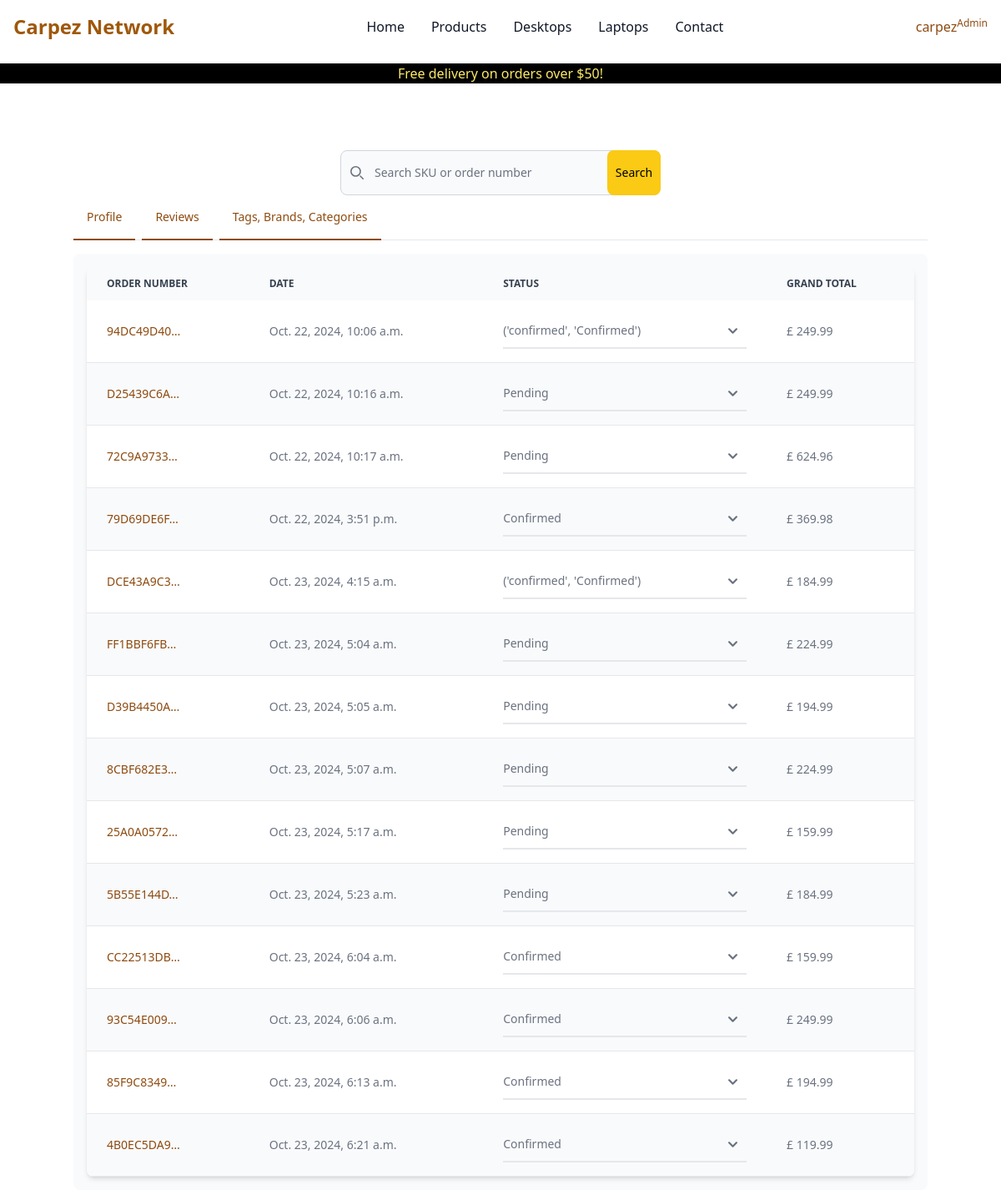
Page /dashboard/ (signed in) on the earlier database version.
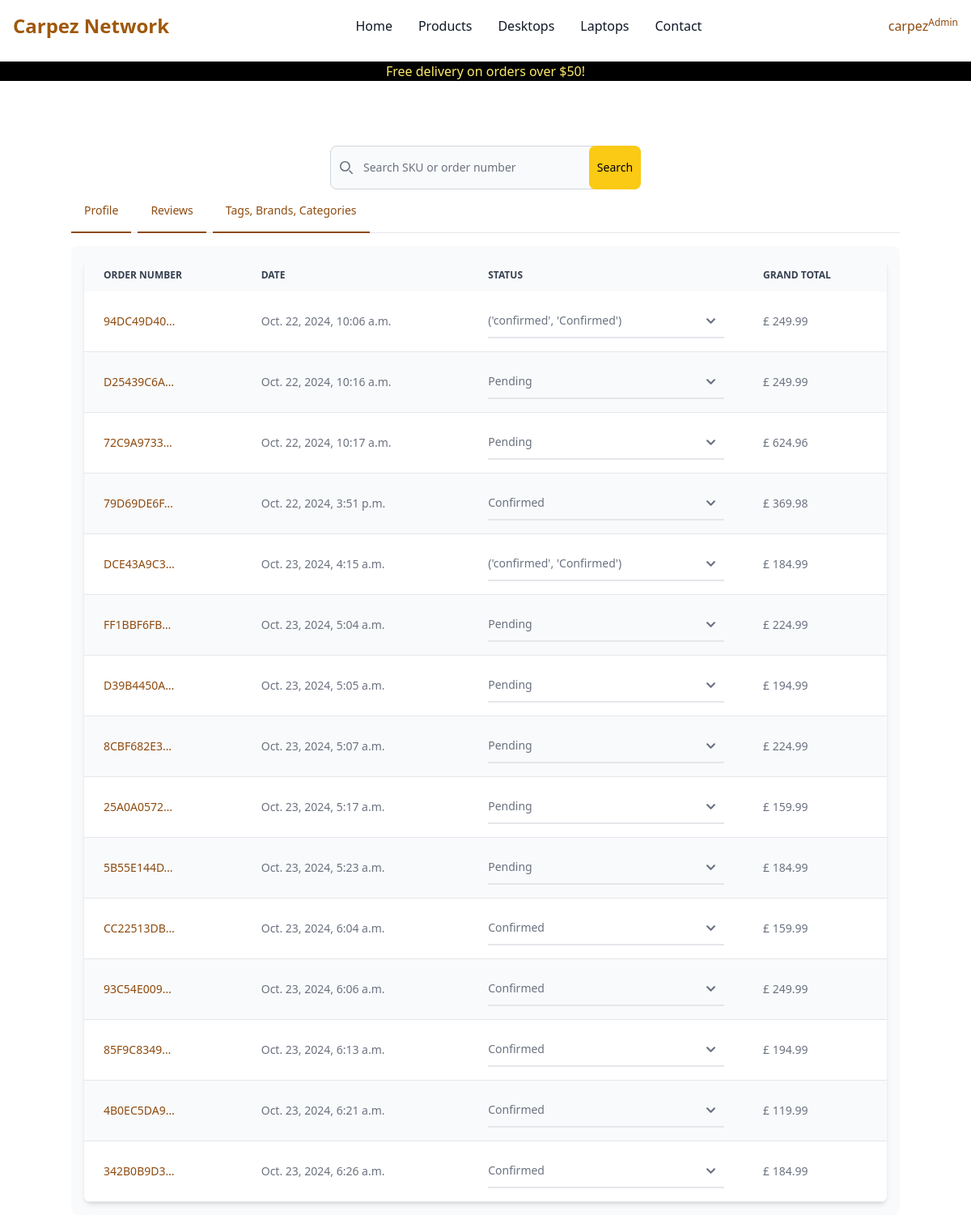
Same page on the later database version.
### checkout/models.py (models this page shows, shortened)
class Order(models.Model):
    order_number = models.CharField(max_length=32, null=False, editable=False)
    date = models.DateTimeField(auto_now_add=True)
    delivery_cost = models.DecimalField(
        max_digits=6,
        decimal_places=2,
        null=False,
        default=0
    )
    order_total = models.DecimalField(
        max_digits=10,
        decimal_places=2,
        null=False,
        default=0
    )
    grand_total = models.DecimalField(
        max_digits=10,
        decimal_places=2,
        null=False,
        default=0
    )
    bag_and_shipping_details = models.JSONField(
        encoder=DjangoJSONEncoder,
        decoder=json.JSONDecoder
    )
    full_name = models.CharField(max_length=254, null=True, editable=False)
    email = models.EmailField(max_length=254, null=True, editable=False)
    shipping = models.CharField(max_length=254, null=True, editable=False)
    billing_details = models.JSONField(null=True, blank=True)
    stripe_pid = models.CharField(
        max_length=32,
        null=False,
        blank=False,
        editable=False,
        default="before migration"
    )
    user = models.ForeignKey(
        Dashboard,
        null=True,
        blank=True,
        related_name="orders",
        on_delete=models.SET_NULL
    )
    status = models.CharField(
        max_length=10,
        null=False,
        default='pending',
        choices=[
            ('pending', "Pending"),
            ('confirmed', "Confirmed"),
            ('dispatched', "Dispatched"),
            ('delivered', "delivered")
        ]
    )

### dashboard/views.py (the view, shortened to what this page needs)
# urls.py: path('', views.dashboard, name='dashboard'),
@login_required
def dashboard(request):
    if request.user.is_superuser:
        template = 'dashboard/product_management.html'
        orders = Order.objects.all()
        reviews = Review.objects.all()
        review_related_products = []
        categories = Category.objects.all()
        tags = Tag.objects.all()
        brands = Brand.objects.all()
        for review in reviews:
            order_lineitem = OrderLineItem.objects.get(review=review)
            product = Product.objects.get(id=order_lineitem.product.id)
            review_related_products.append(product)
        product_reviews = zip(reviews, review_related_products)
        context = {
            'orders': orders,
            'product_reviews': product_reviews,
            'categories': categories,
            'brands': brands,
            'tags': tags
        }
    return render(request, template, context)

### bag/context.py (called while the page is built, shortened)
def bag(request):
    bag_items = []
    total = 0
    objects = 0
    b = request.session.get('bag', {})
    if total < settings.FREE_DELIVERY_TRESHOLD:
        delivery = total * Decimal(settings.STANDARD_DELIVERY_PERCENTAGE / 100)
        free_delivery_delta = settings.FREE_DELIVERY_TRESHOLD - total
    else:
        delivery = 0
        free_delivery_delta = 0
    grand_total = total + delivery
    json_bag = json.dumps(b)
    context = {
        'bag': json_bag,
        'bag_items': bag_items,
        'total': total,
        'objects': objects,
        'delivery': delivery,
        'free_delivery_delta': free_delivery_delta,
        'free_delivery_treshold': settings.FREE_DELIVERY_TRESHOLD,
        'grand_total': grand_total,
    }
    return context

### reviews/models.py (called while the page is built)
    def __str__(self):
        return f"Review for {self.order.product.name} - Rating: {self.rating}"

### dashboard/templates/dashboard/product_management.html (shortened to what the changed rows need)
{% extends 'base.html' %}
{% load crispy_forms_tags %}
{% block content %}
<div class="container mt-20">
    <div id="tab-content">
        <div class="hidden p-4 rounded-lg bg-gray-50 dark:bg-gray-800" id="orders" role="tabpanel" aria-labelledby="order-tab">
            <div class="relative overflow-x-auto shadow-md sm:rounded-lg">
                <table class="w-full text-md text-left rtl:text-right text-gray-500 dark:text-gray-400">
                    <thead class="text-xs text-gray-700 uppercase bg-gray-50 dark:bg-gray-700 dark:text-gray-400">
                        <tr>
                            <th scope="col" class="px-6 py-3">
                                Order number
                            </th>
                            <th scope="col" class="px-6 py-3">
                                Date
                            </th>
                            <th scope="col" class="px-6 py-3">
                                Status
                            </th>
                            <th scope="col" class="px-6 py-3">
                                Grand total
                            </th>
                        </tr>
                    </thead>
                    <tbody>
                        {% for order in orders %}
                        <form id="status-{{ order.id }}" action="{% url 'edit_order' order.id %}" method="POST">
                            <tr class="odd:bg-white odd:dark:bg-gray-900 even:bg-gray-50 even:dark:bg-gray-800 border-b dark:border-gray-700">
                                <th scope="row" class="px-6 py-4 text-sm md:text-md font-medium text-gray-900 whitespace-nowrap dark:text-white">
                                    <a href="{% url 'checkout_success' order.order_number %}" class="text-sm md:text-md font-medium text-yellow-700 dark:text-blue-500 hover:underline">{{ order.order_number|truncatechars:10}}</a>
                                </th>
                                <td class="px-6 py-4 text-xs md:text-md">
                                    <span class="text-sm md:text-md">{{ order.date }}</span>
                                </td>
                                <td class="px-6 py-4 text-xs md:text-md">
                                    <select name="status" data-id="{{ order.id }}" class="status-selector block py-2.5 px-0 w-full text-sm text-gray-500 bg-transparent border-0 border-b-2 border-gray-200 appearance-none dark:text-gray-400 dark:border-gray-700 focus:outline-none focus:ring-0 focus:border-gray-200 peer">
                                        <option selected>{{ order.get_status_display }}</option>
                                    </select>
                                </td>
                                <td class="px-6 py-4 text-xs md:text-md">
                                    <span class="text-sm md:text-md">£ {{ order.grand_total }}</span>
                                </td>
                            </tr>
                        </form>
                        {% endfor %}
                    </tbody>
                </table>
            </div>
        </div>
    </div>
</div>
{% endblock %}

Differences in the rows shown:
added Order: order_number "342B0B9D3…", date "Oct. 23, 2024, 6:26 a.m.", status "Confirmed", grand_total "184.99"
